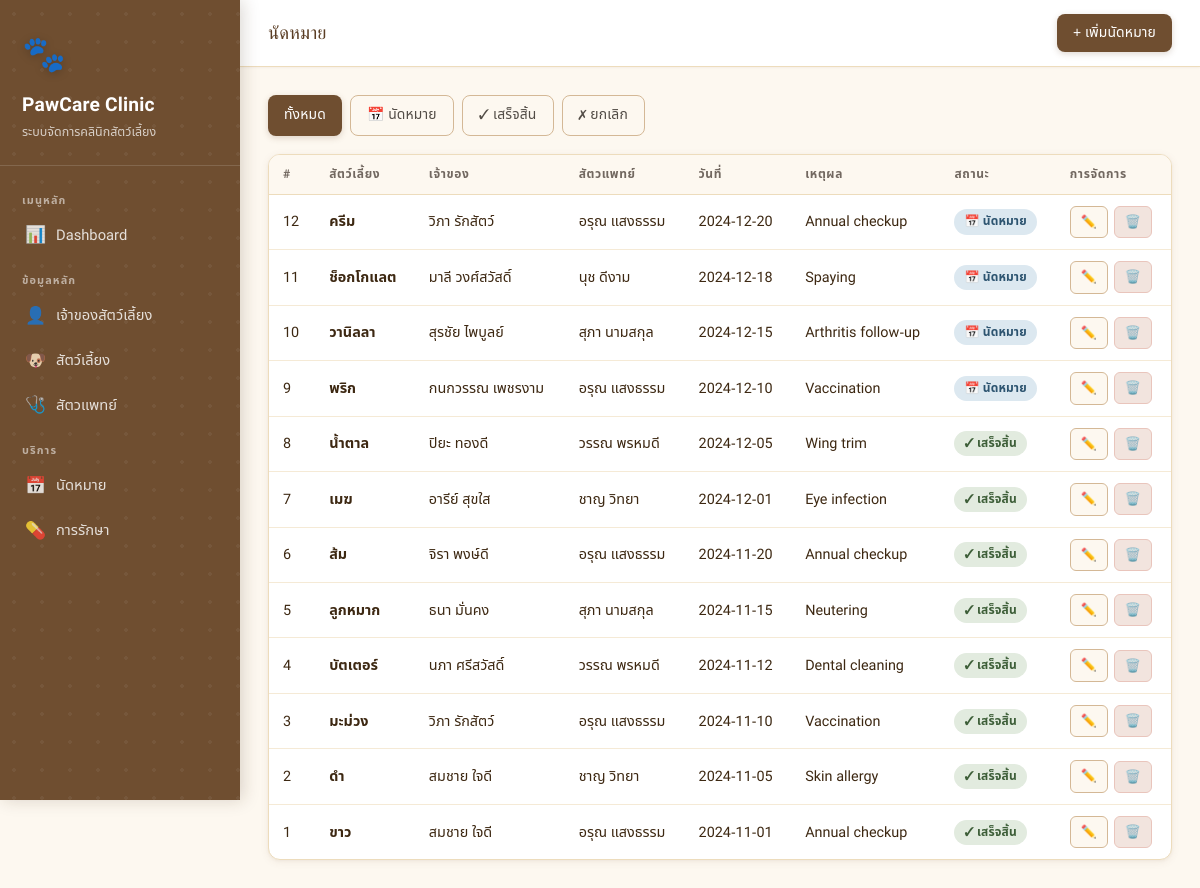
The app's page /appointments with its own data.
### tables this page shows
CREATE TABLE appointments (
        appt_id     INTEGER PRIMARY KEY AUTOINCREMENT,
        pet_id      INTEGER NOT NULL,
        vet_id      INTEGER NOT NULL,
        appt_date   TEXT NOT NULL,
        reason      TEXT NOT NULL,
        status      TEXT NOT NULL DEFAULT 'Scheduled',
        notes       TEXT,
        FOREIGN KEY (pet_id) REFERENCES pets(pet_id) ON DELETE CASCADE,
        FOREIGN KEY (vet_id) REFERENCES vets(vet_id)
    );

CREATE TABLE pets (
        pet_id      INTEGER PRIMARY KEY AUTOINCREMENT,
        owner_id    INTEGER NOT NULL,
        name        TEXT NOT NULL,
        species     TEXT NOT NULL,
        breed       TEXT,
        birth_date  TEXT,
        FOREIGN KEY (owner_id) REFERENCES owners(owner_id) ON DELETE CASCADE
    );

### app.py (the view)
@app.route('/appointments')
def appointments():
    db = get_db()
    status_filter = request.args.get('status', '')
    q = "SELECT a.*, p.name AS pet_name, o.first_name||' '||o.last_name AS owner_name, v.first_name||' '||v.last_name AS vet_name FROM appointments a JOIN pets p ON p.pet_id=a.pet_id JOIN owners o ON o.owner_id=p.owner_id JOIN vets v ON v.vet_id=a.vet_id"
    if status_filter:
        rows = db.execute(q + " WHERE a.status=? ORDER BY a.appt_date DESC", (status_filter,)).fetchall()
    else:
        rows = db.execute(q + " ORDER BY a.appt_date DESC").fetchall()
    db.close()
    return render_template('appointments.html', appointments=rows, status_filter=status_filter)

### app.py (called while the page is built)
def get_db():
    conn = sqlite3.connect(DB_PATH)
    conn.row_factory = sqlite3.Row
    conn.execute("PRAGMA foreign_keys = ON")
    return conn

### templates/appointments.html (shortened to what this page needs)
{% extends 'base.html' %}
{% block page_title %}นัดหมาย{% endblock %}
{% block topbar_action %}<a href="{{ url_for('appt_new') }}" class="btn btn-primary">+ เพิ่มนัดหมาย</a>{% endblock %}
{% block content %}
<div style="display:flex;gap:8px;margin-bottom:18px">
  <a href="{{ url_for('appointments') }}" class="btn {% if not status_filter %}btn-primary{% else %}btn-secondary{% endif %}">ทั้งหมด</a>
  <a href="{{ url_for('appointments', status='Scheduled') }}" class="btn {% if status_filter=='Scheduled' %}btn-primary{% else %}btn-secondary{% endif %}">📅 นัดหมาย</a>
  <a href="{{ url_for('appointments', status='Completed') }}" class="btn {% if status_filter=='Completed' %}btn-primary{% else %}btn-secondary{% endif %}">✓ เสร็จสิ้น</a>
  <a href="{{ url_for('appointments', status='Cancelled') }}" class="btn {% if status_filter=='Cancelled' %}btn-primary{% else %}btn-secondary{% endif %}">✗ ยกเลิก</a>
</div>
<div class="card">
  <table>
    <thead><tr><th>#</th><th>สัตว์เลี้ยง</th><th>เจ้าของ</th><th>สัตวแพทย์</th><th>วันที่</th><th>เหตุผล</th><th>สถานะ</th><th>การจัดการ</th></tr></thead>
    <tbody>
      {% for a in appointments %}
      <tr>
        <td>{{ a.appt_id }}</td>
        <td><strong>{{ a.pet_name }}</strong></td>
        <td>{{ a.owner_name }}</td>
        <td>{{ a.vet_name }}</td>
        <td>{{ a.appt_date }}</td>
        <td>{{ a.reason }}</td>
        <td>
          {% if a.status == 'Completed' %}<span class="badge badge-green">✓ เสร็จสิ้น</span>
          {% elif a.status == 'Scheduled' %}<span class="badge badge-blue">📅 นัดหมาย</span>
          {% else %}<span class="badge badge-red">✗ ยกเลิก</span>{% endif %}
        </td>
        <td>
          <div class="actions">
            <a href="{{ url_for('appt_edit', aid=a.appt_id) }}" class="btn btn-secondary btn-sm">✏️</a>
            <form method="post" action="{{ url_for('appt_delete', aid=a.appt_id) }}" onsubmit="return confirm('ยืนยันการลบ?')">
              <button class="btn btn-danger btn-sm">🗑️</button>
            </form>
          </div>
        </td>
      </tr>
      {% else %}
      <tr><td colspan="8" style="text-align:center;padding:32px;color:#94a3b8">ไม่พบข้อมูล</td></tr>
      {% endfor %}
    </tbody>
  </table>
</div>
{% endblock %}

### templates/base.html (style rules this page uses)
:root { --cream-50: #fdf8f0; --cream-100: #f5ead6; --cream-200: #eddcbc; --cream-300: #e0c99a; --brown-100: #d4b896; --brown-200: #c09a72; --brown-300: #a67c52; --brown-400: #8b6340; --brown-500: #6f4e30; --brown-600: #5a3d24; --brown-700: #3d2812; --gray-50: #f7f5f2; --gray-100: #ede9e3; --gray-200: #d6cfc6; --gray-300: #b8b0a4; --gray-400: #968e83; --gray-500: #726860; --gray-600: #524c46; --rose-soft: #f2e4de; --rose-text: #8b4a3a; --sage-soft: #e2ebdf; --sage-text: #3d5e38; --sky-soft: #dce8f0; --sky-text: #2d5470; --amber-soft:#f5e8cc; --amber-text:#7a5318; --bg-page: var(--cream-50); --bg-surface: #ffffff; --bg-raised: #ffffff; --bg-subtle: var(--cream-100); --text-primary: var(--brown-700); --text-secondary: var(--gray-500); --text-muted: var(--gray-400); --border: var(--cream-200); --border-strong: var(--brown-100); --accent: var(--brown-500); --accent-hover: var(--brown-600); --accent-light: var(--cream-100); --shadow-xs: 0 1px 2px rgba(111,78,48,.06); --shadow-sm: 0 2px 8px rgba(111,78,48,.08), 0 1px 3px rgba(111,78,48,.05); --shadow-md: 0 4px 16px rgba(111,78,48,.10), 0 2px 6px rgba(111,78,48,.06); --radius-sm: 8px; --radius-md: 12px; --radius-lg: 16px; --radius-xl: 24px; }
* { box-sizing: border-box; margin: 0; padding: 0; }
body { font-family: 'Noto Sans Thai', 'Mitr', sans-serif; background: var(--bg-page); color: var(--text-primary); min-height: 100vh; font-size: 15px; line-height: 1.6; }
.card { background: var(--bg-surface); border-radius: var(--radius-md); border: 1px solid var(--border); box-shadow: var(--shadow-sm); overflow: hidden; transition: box-shadow .2s; }
table { width: 100%; border-collapse: collapse; font-size: .9rem; }
thead th { background: var(--cream-50); padding: 10px 14px; text-align: left; font-weight: 600; color: var(--gray-500); font-size: .75rem; letter-spacing: .05em; text-transform: uppercase; border-bottom: 1px solid var(--border); white-space: nowrap; }
tbody tr { border-bottom: 1px solid var(--cream-100); transition: background .15s; }
tbody tr:last-child { border-bottom: none; }
tbody td { padding: 11px 14px; vertical-align: middle; color: var(--text-primary); }
.badge { display: inline-flex; align-items: center; gap: 4px; padding: 3px 10px; border-radius: 99px; font-size: .75rem; font-weight: 600; letter-spacing: .01em; }
.badge-green { background: var(--sage-soft); color: var(--sage-text); }
.badge-blue { background: var(--sky-soft); color: var(--sky-text); }
.btn { display: inline-flex; align-items: center; gap: 6px; padding: 8px 16px; border-radius: var(--radius-sm); font-size: .87rem; font-weight: 500; cursor: pointer; border: none; text-decoration: none; transition: all .18s; font-family: 'Noto Sans Thai', sans-serif; letter-spacing: .01em; white-space: nowrap; }
.btn-primary { background: var(--brown-500); color: #fff; box-shadow: 0 2px 6px rgba(111,78,48,.22); }
.btn-secondary { background: var(--cream-50); color: var(--gray-600); border: 1px solid var(--border-strong); }
.btn-danger { background: var(--rose-soft); color: var(--rose-text); border: 1px solid #e9c5bc; }
.btn-sm { padding: 5px 10px; font-size: .8rem; border-radius: 6px; }
.actions { display: flex; gap: 6px; align-items: center; }

### records on screen
appointments: appt_id "12", pet_name "ครีม", owner_name "วิภา รักสัตว์", vet_name "อรุณ แสงธรรม", appt_date "2024-12-20", reason "Annual checkup", status "📅 นัดหมาย"
appointments: appt_id "11", pet_name "ช็อกโกแลต", owner_name "มาลี วงศ์สวัสดิ์", vet_name "นุช ดีงาม", appt_date "2024-12-18", reason "Spaying", status "📅 นัดหมาย"
appointments: appt_id "10", pet_name "วานิลลา", owner_name "สุรชัย ไพบูลย์", vet_name "สุภา นามสกุล", appt_date "2024-12-15", reason "Arthritis follow-up", status "📅 นัดหมาย"
appointments: appt_id "9", pet_name "พริก", owner_name "กนกวรรณ เพชรงาม", vet_name "อรุณ แสงธรรม", appt_date "2024-12-10", reason "Vaccination", status "📅 นัดหมาย"
appointments: appt_id "8", pet_name "น้ำตาล", owner_name "ปิยะ ทองดี", vet_name "วรรณ พรหมดี", appt_date "2024-12-05", reason "Wing trim", status "✓ เสร็จสิ้น"
appointments: appt_id "7", pet_name "เมฆ", owner_name "อารีย์ สุขใส", vet_name "ชาญ วิทยา", appt_date "2024-12-01", reason "Eye infection", status "✓ เสร็จสิ้น"
appointments: appt_id "6", pet_name "ส้ม", owner_name "จิรา พงษ์ดี", vet_name "อรุณ แสงธรรม", appt_date "2024-11-20", reason "Annual checkup", status "✓ เสร็จสิ้น"
appointments: appt_id "5", pet_name "ลูกหมาก", owner_name "ธนา มั่นคง", vet_name "สุภา นามสกุล", appt_date "2024-11-15", reason "Neutering", status "✓ เสร็จสิ้น"
appointments: appt_id "4", pet_name "บัตเตอร์", owner_name "นภา ศรีสวัสดิ์", vet_name "วรรณ พรหมดี", appt_date "2024-11-12", reason "Dental cleaning", status "✓ เสร็จสิ้น"
appointments: appt_id "3", pet_name "มะม่วง", owner_name "วิภา รักสัตว์", vet_name "อรุณ แสงธรรม", appt_date "2024-11-10", reason "Vaccination", status "✓ เสร็จสิ้น"
appointments: appt_id "2", pet_name "ดำ", owner_name "สมชาย ใจดี", vet_name "ชาญ วิทยา", appt_date "2024-11-05", reason "Skin allergy", status "✓ เสร็จสิ้น"
appointments: appt_id "1", pet_name "ขาว", owner_name "สมชาย ใจดี", vet_name "อรุณ แสงธรรม", appt_date "2024-11-01", reason "Annual checkup", status "✓ เสร็จสิ้น"
